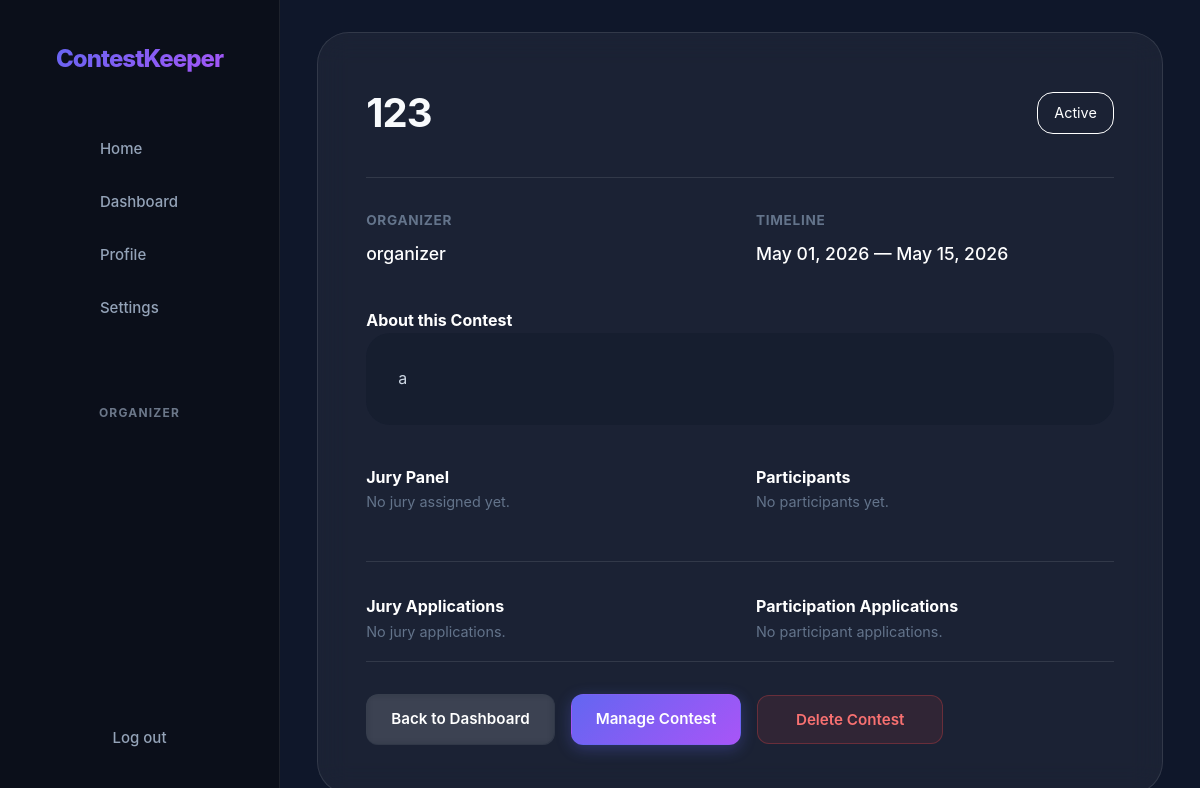
Page /contests/4/ (signed in) on the earlier database version.
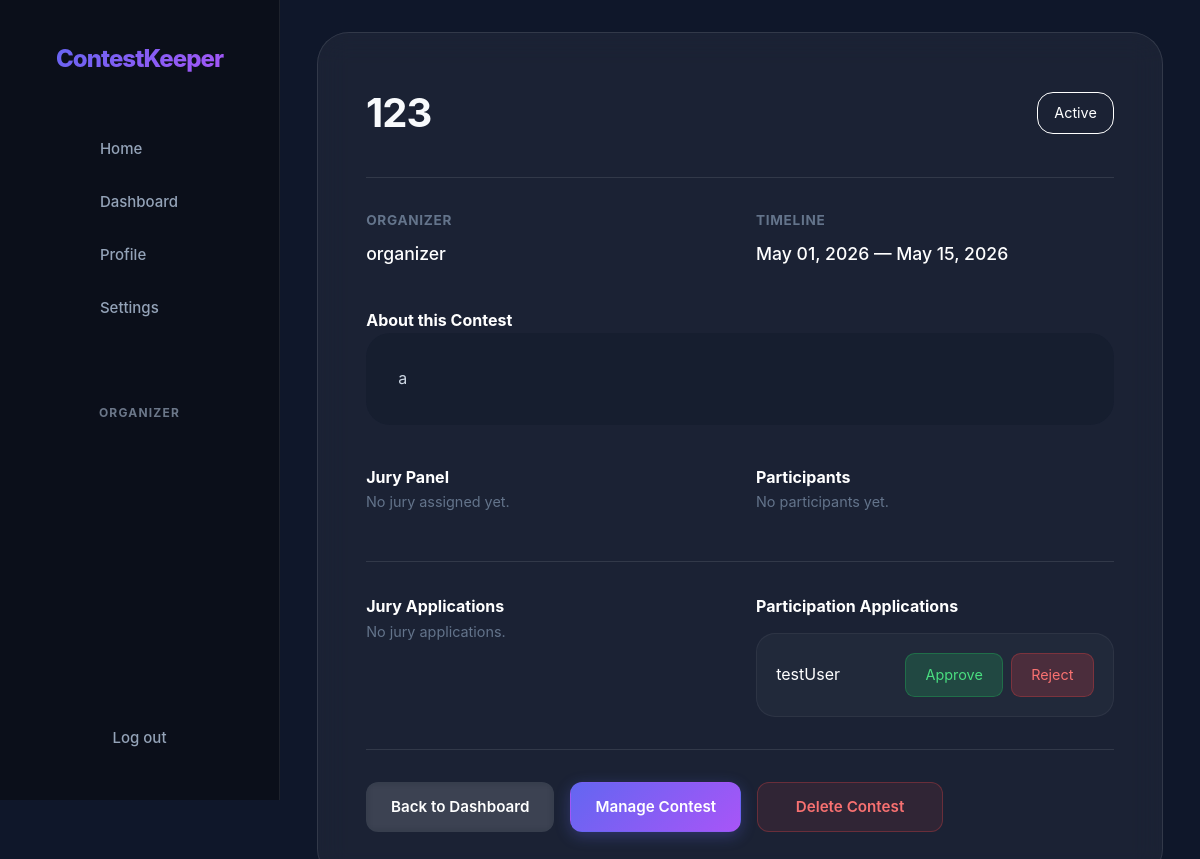
Same page on the later database version.
### app/models.py (models this page shows, shortened)
class Application(models.Model):
    class Type(models.TextChoices):
        JURY = "JURY", "Jury"
        TEAM = "TEAM", "Team"
        PARTICIPANT = "PARTICIPANT", "Participant"
    class Status(models.TextChoices):
        PENDING = "PENDING", "Pending"
        APPROVED = "APPROVED", "Approved"
        REJECTED = "REJECTED", "Rejected"
    user = models.ForeignKey(User, on_delete=models.CASCADE, related_name="submitted_apps")
    contest = models.ForeignKey(Contest, on_delete=models.CASCADE, related_name="contest_apps", null=True, blank=True)
    team = models.ForeignKey(Team, on_delete=models.CASCADE, related_name="team_apps", null=True, blank=True)
    application_type = models.CharField(choices=Type.choices)
    status = models.CharField(choices=Status.choices, default=Status.PENDING)
    created_at = models.DateTimeField(auto_now_add=True)
    class Meta:
        unique_together = ('user', 'contest', 'application_type')

class User(AbstractUser):
    first_name = None
    last_name = None
    class Role(models.TextChoices):
        ORGANIZER = "ORGANIZER", "Organizer"
        JURY = "JURY", "Jury"
        PARTICIPANT = "PARTICIPANT", "Participant"
    username = models.CharField(max_length=20, unique=True)
    bio = models.CharField(max_length=200, blank=True)
    role = models.CharField(choices=Role.choices, default=Role.PARTICIPANT)

### app/views.py (the view)
# urls.py: path("<int:pk>/", views.ContestDetailView.as_view(), name="contest_detail"),
class ContestDetailView(DetailView):
    model = Contest
    template_name = "app/contest_detail.html"
    context_object_name = "contest"
    def get_object(self, queryset=None):
        contest = super().get_object(queryset)
        if contest.status == Contest.Status.DRAFT and contest.organizer != self.request.user:
            raise Http404("Contest is in draft or you don't have access.")
        return contest
    def get_context_data(self, **kwargs):
        contest = self.object
        user = self.request.user
        is_authenticated = user.is_authenticated
        p_applications = contest.contest_apps.filter(
            application_type=Application.Type.PARTICIPANT,
            status=Application.Status.PENDING,
        )
        j_applications = contest.contest_apps.filter(
            application_type=Application.Type.JURY,
            status=Application.Status.PENDING,
        )
        return super().get_context_data(
            participant_applications=p_applications,
            jury_applications=j_applications,
            has_pending_p_app=contest.contest_apps.filter(
                user=user,
                application_type=Application.Type.PARTICIPANT,
                status=Application.Status.PENDING,
            ).exists() if is_authenticated else False,
            has_pending_j_app=contest.contest_apps.filter(
                user=user,
                application_type=Application.Type.JURY,
                status=Application.Status.PENDING,
            ).exists() if is_authenticated else False,
            **kwargs,
        )

### app/templates/app/contest_detail.html (shortened to what the changed rows need)
{% load static %}
<!DOCTYPE html>
<html lang="en">
<head>
    <link rel="stylesheet" href="{% static 'css/common.css' %}">
    <link rel="stylesheet" href="{% static 'css/contest_detail.css' %}">
</head>
<body>
    {% include 'app/nav.html' %}
    <main class="dashboard-container">
        <div class="detail-card">
            <div class="detail-header">
                <h1 class="detail-title">{{ contest.name }}</h1>
            </div>
            {% if user == contest.organizer %}
            <div class="application-section">
                <div>
                    <h4>Participation Applications</h4>
                    {% for app in participant_applications %}
                    <div class="application-card">
                        <span>{{ app.user.username }}</span>
                        <div class="action-btns">
                            <a href="{% url 'approve_application' app.pk %}" class="btn-sm btn-tinted btn-approve">Approve</a>
                            <a href="{% url 'reject_application' app.pk %}" class="btn-sm btn-tinted btn-reject">Reject</a>
                        </div>
                    </div>
                    {% empty %}
                    <p class="empty-label">No participant applications.</p>
                    {% endfor %}
                </div>
            </div>
            {% endif %}
        </div>
    </main>
</body>
</html>

Differences in the rows shown:
added Application: user.username "testUser"
Other differences:
text no longer shown: "No participant applications."
